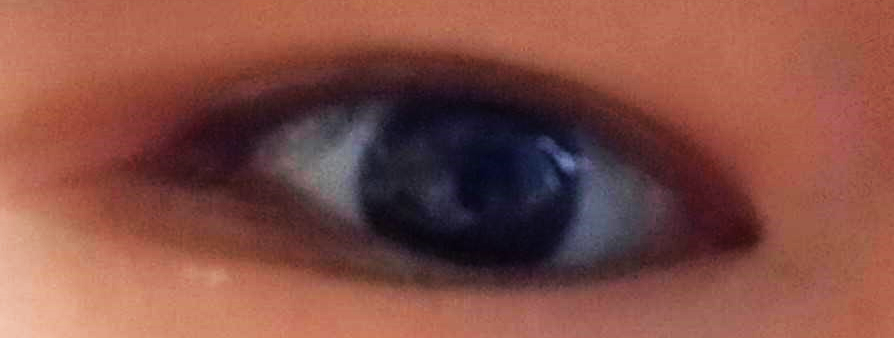
#> input picture eye.png, 894 x 338 px, given in place of the camera
$ python eyetrack1.py
#> lines starting #> are read from the running program, lines starting #| are printed output that depends on the picture
import numpy as np
import cv2

face_cascade = cv2.CascadeClassifier('haarcascade_frontalface_default.xml')
eye_cascade = cv2.CascadeClassifier('haarcascade_righteye_2splits.xml')

#number signifies camera
cap = cv2.VideoCapture(0)

while 1:
    ret, img = cap.read()
#> img is the input picture: shape (338, 894, 3); mean B, G, R 68.7, 78.1, 131.6
    gray = cv2.cvtColor(img, cv2.COLOR_BGR2GRAY)
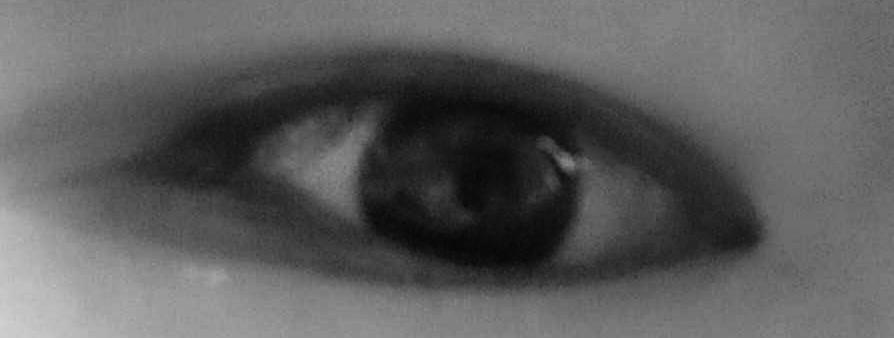
#> gray: shape (338, 894); min 5, max 209, mean 93
    #faces = face_cascade.detectMultiScale(gray, 1.3, 5)
    eyes = eye_cascade.detectMultiScale(gray)
#> eyes = [[508, 95, 231, 231], [245, 11, 284, 284]]
    for (ex,ey,ew,eh) in eyes:
        cv2.rectangle(img,(ex,ey),(ex+ew,ey+eh),(0,255,0),2)
        roi_gray2 = gray[ey:ey+eh, ex:ex+ew]
        roi_color2 = img[ey:ey+eh, ex:ex+ew]
        circles = cv2.HoughCircles(roi_gray2,cv2.HOUGH_GRADIENT,1,20,param1=50,param2=30,minRadius=0,maxRadius=0)
        try:
            for i in circles[0,:]:
                # draw the outer circle
                cv2.circle(roi_color2,(i[0],i[1]),i[2],(255,255,255),2)
                print("drawing circle")
                # draw the center of the circle
                cv2.circle(roi_color2,(i[0],i[1]),2,(255,255,255),3)
        except Exception as e:
            print(e)
#> this loop made 2 passes
#> (printed output is left out)
#> pass 1, `roi_gray2 = gray[ey:ey+eh, ex:ex+ew]`:
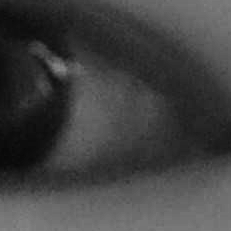
#> roi_gray2: shape (231, 231); min 8, max 136, mean 64.2
#> pass 1, `roi_color2 = img[ey:ey+eh, ex:ex+ew]`:
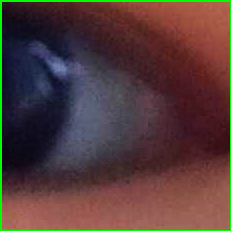
#> roi_color2: shape (231, 231, 3); mean B, G, R 57.5, 58.7, 84.1
#> pass 2, `roi_gray2 = gray[ey:ey+eh, ex:ex+ew]`:
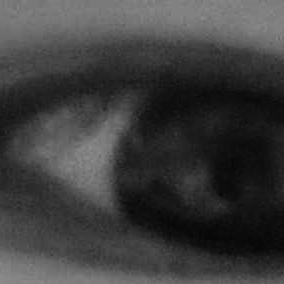
#> roi_gray2: shape (284, 284); min 5, max 143, mean 60.7
#> pass 2, `roi_color2 = img[ey:ey+eh, ex:ex+ew]`:
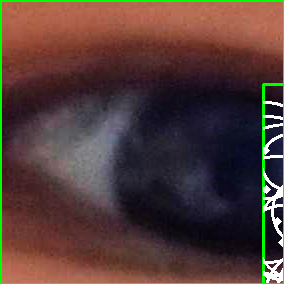
#> roi_color2: shape (284, 284, 3); mean B, G, R 54.8, 60.1, 81.6
#> after the loop:
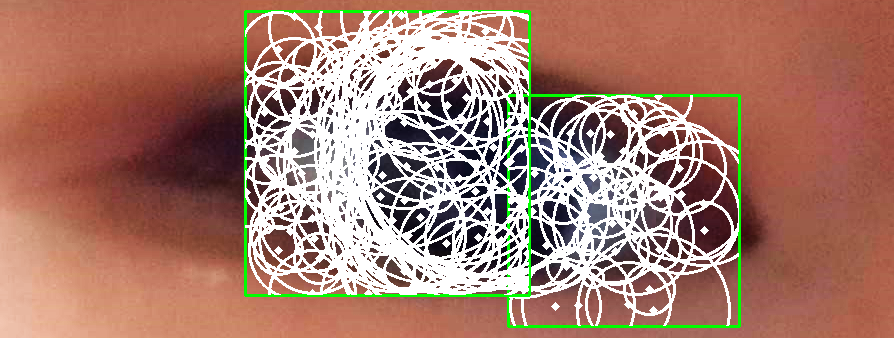
#> img: shape (338, 894, 3); mean B, G, R 112.4, 126.8, 168.8
#> after the loop:
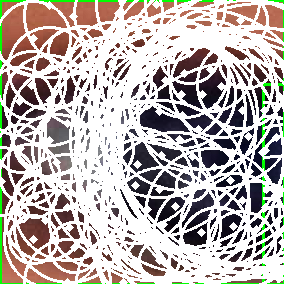
#> roi_color2: shape (284, 284, 3); mean B, G, R 173.5, 177.4, 184.9
    cv2.imshow('img',img)
    k = cv2.waitKey(30) & 0xff
#> (key Esc is pressed here)
    if k == 27:
        break

cap.release()
cv2.destroyAllWindows()
